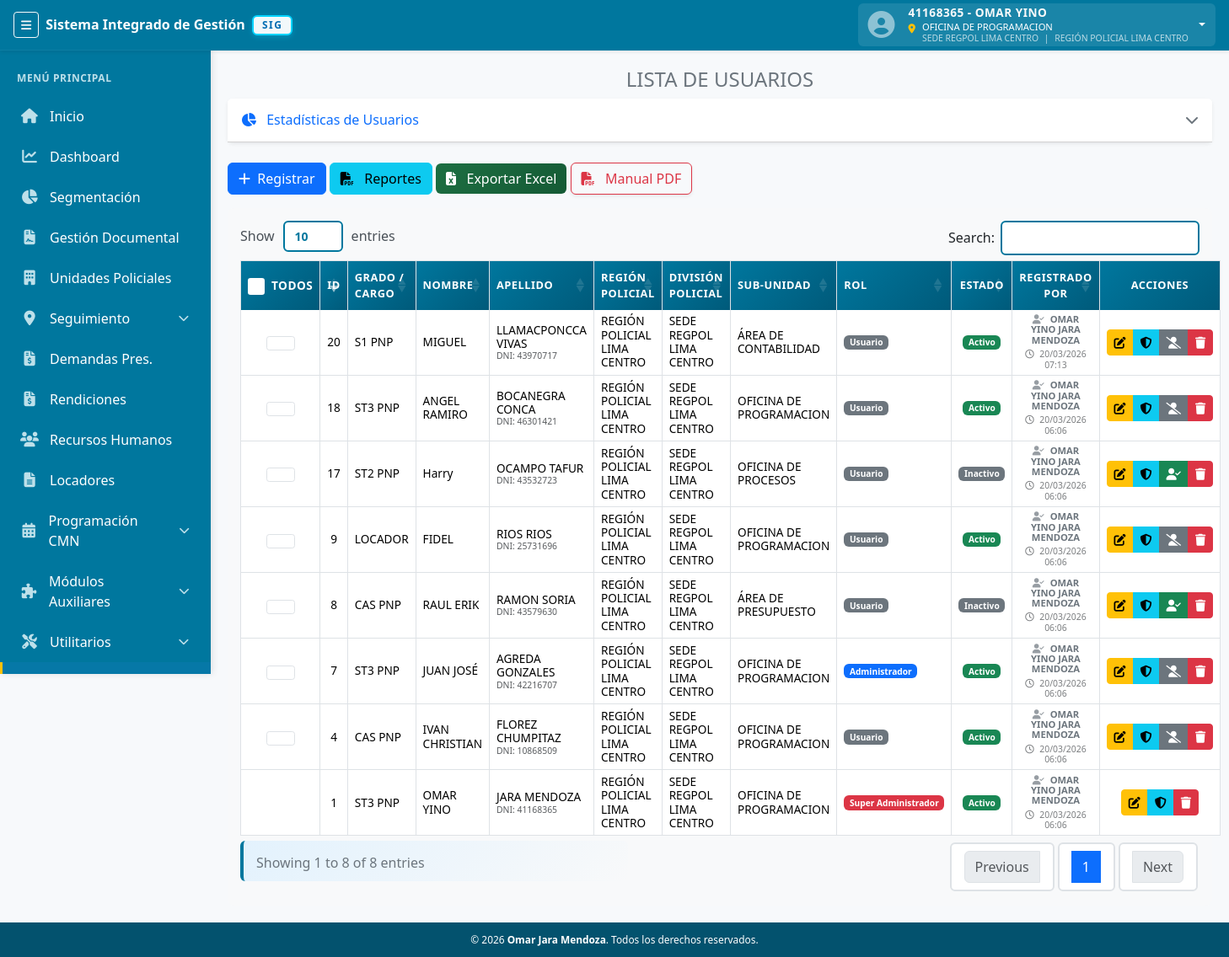
Page /vista/usuario.php (signed in) on the committed database.
### tables this page shows
CREATE TABLE `modulos` (
  `id` int(11) NOT NULL,
  `nombre` varchar(100) NOT NULL COMMENT 'Nombre descriptivo del módulo',
  `slug` varchar(50) NOT NULL COMMENT 'Identificador único (snake_case)',
  `icono` varchar(50) DEFAULT 'fa-cube' COMMENT 'Icono FontAwesome',
  `enlace` varchar(255) DEFAULT '#',
  `categoria` varchar(50) DEFAULT 'OTROS',
  `color` varchar(20) DEFAULT '#00779e' COMMENT 'Color del módulo',
  `orden` int(11) DEFAULT 0 COMMENT 'Orden de visualización',
  `es_restringido` tinyint(1) DEFAULT 0 COMMENT '1 = Solo Admin/SuperAdmin (Configuración, Bitácoras)',
  `descripcion` text DEFAULT NULL COMMENT 'Descripción del módulo',
  `activo` tinyint(1) DEFAULT 1 COMMENT 'Estado del módulo',
  `created_at` timestamp NULL DEFAULT current_timestamp(),
  `updated_at` timestamp NULL DEFAULT current_timestamp() ON UPDATE current_timestamp()
);

CREATE TABLE `usuario` (
  `id_usuario` int(11) NOT NULL,
  `nombre` varchar(100) DEFAULT NULL,
  `apellido` varchar(100) DEFAULT NULL,
  `grado` varchar(50) DEFAULT NULL,
  `id_grado` int(11) DEFAULT NULL,
  `tipo_documento` varchar(50) DEFAULT NULL,
  `dni` varchar(20) DEFAULT NULL,
  `correo` varchar(100) DEFAULT NULL,
  `usuario` varchar(100) NOT NULL,
  `password` varchar(255) NOT NULL,
  `rol` varchar(20) DEFAULT 'Usuario',
  `id_oficina` int(11) DEFAULT NULL,
  `id_subunidad` int(11) DEFAULT NULL,
  `token_password` varchar(100) DEFAULT NULL,
  `token_password_expiry` datetime DEFAULT NULL,
  `estado` varchar(20) DEFAULT 'Activo',
  `id_creador` int(11) DEFAULT NULL,
  `fecha_registro` timestamp NULL DEFAULT current_timestamp()
);

CREATE TABLE `mae_grados` (
  `id_grado` int(11) NOT NULL,
  `nombre_grado` varchar(100) NOT NULL,
  `activo` tinyint(1) DEFAULT 1,
  `created_at` timestamp NULL DEFAULT current_timestamp()
);

CREATE TABLE `regiones_policiales` (
  `id_region` int(11) NOT NULL,
  `nombre_region` varchar(100) NOT NULL,
  `codigo_region` varchar(20) DEFAULT NULL,
  `descripcion` text DEFAULT NULL,
  `estado` tinyint(1) DEFAULT 1,
  `fecha_creacion` timestamp NULL DEFAULT current_timestamp(),
  `fecha_modificacion` timestamp NULL DEFAULT current_timestamp() ON UPDATE current_timestamp(),
  `usuario_creacion` int(11) DEFAULT NULL,
  `usuario_modificacion` int(11) DEFAULT NULL
);

CREATE TABLE `divisiones_policiales` (
  `id_division` int(11) NOT NULL,
  `id_region` int(11) NOT NULL,
  `nombre_division` varchar(100) NOT NULL,
  `codigo_division` varchar(20) DEFAULT NULL,
  `descripcion` text DEFAULT NULL,
  `direccion` text DEFAULT NULL,
  `telefono` varchar(20) DEFAULT NULL,
  `email` varchar(100) DEFAULT NULL,
  `estado` tinyint(1) DEFAULT 1,
  `fecha_creacion` timestamp NULL DEFAULT current_timestamp(),
  `fecha_modificacion` timestamp NULL DEFAULT current_timestamp() ON UPDATE current_timestamp(),
  `usuario_creacion` int(11) DEFAULT NULL,
  `usuario_modificacion` int(11) DEFAULT NULL
);

CREATE TABLE `sub_unidades_policiales` (
  `id_subunidad` int(11) NOT NULL,
  `id_division` int(11) NOT NULL,
  `nombre_subunidad` varchar(150) NOT NULL,
  `tipo_unidad` varchar(50) DEFAULT 'COMISARÍA',
  `codigo_subunidad` varchar(20) DEFAULT NULL,
  `descripcion` text DEFAULT NULL,
  `direccion` text DEFAULT NULL,
  `telefono` varchar(20) DEFAULT NULL,
  `email` varchar(100) DEFAULT NULL,
  `responsable` varchar(150) DEFAULT NULL,
  `departamento` varchar(100) DEFAULT NULL,
  `provincia` varchar(100) DEFAULT NULL,
  `distrito` varchar(100) DEFAULT NULL,
  `estado` tinyint(1) DEFAULT 1,
  `fecha_creacion` timestamp NULL DEFAULT current_timestamp(),
  `fecha_modificacion` timestamp NULL DEFAULT current_timestamp() ON UPDATE current_timestamp(),
  `usuario_creacion` int(11) DEFAULT NULL,
  `usuario_modificacion` int(11) DEFAULT NULL
);

### vista/usuario.php (the view, shortened to what the rows shown need)
<?php
require_once "../modelo/PermisosModelo.php";
?>
<?php require('./layout/topbar.php'); ?>
<?php require('./layout/sidebar.php'); ?>
<div class="page-content">
    <?php
    $permisosModelo = new PermisosModelo();
    $puedeEliminar = $permisosModelo->tienePermiso($_SESSION['id'], 'USUARIOS', 'ELIMINAR');
    if ($_SESSION['rol'] === 'Super Administrador') {
        $puedeEliminar = true;
    }
    if ($_SESSION['rol'] === 'Super Administrador') {
        $sql = $conexion->query("
            SELECT u.*,
                   g.nombre_grado,
                   s.nombre_subunidad,
                   d.nombre_division,
                   r.nombre_region,
                   c.nombre as nom_creador,
                   c.apellido as ape_creador
            FROM usuario u
            LEFT JOIN mae_grados g ON u.id_grado = g.id_grado
            LEFT JOIN sub_unidades_policiales s ON u.id_subunidad = s.id_subunidad
            LEFT JOIN divisiones_policiales d ON s.id_division = d.id_division
            LEFT JOIN regiones_policiales r ON d.id_region = r.id_region
            LEFT JOIN usuario c ON u.id_creador = c.id_usuario
            ORDER BY u.id_usuario DESC
        ");
    }
    $sql->data_seek(0);
    $sql->data_seek(0);
    ?>
    <table class="table table-bordered table-hover w-100" id="example">
        <thead>
            <tr>
                <th scope="col" class="text-center">
                    <div class="d-flex align-items-center justify-content-center gap-2">
                        <input type="checkbox" id="seleccionar-todos" class="form-check-input"
                            style="cursor: pointer; width: 20px; height: 20px; border: 2px solid white;">
                        <label for="seleccionar-todos" class="mb-0 fw-bold"
                            style="cursor: pointer; font-size: 0.85rem;">
                            Todos
                        </label>
                    </div>
                </th>
                <th scope="col">ID</th>
                <th scope="col">GRADO / CARGO</th>
                <th scope="col">NOMBRE</th>
                <th scope="col">APELLIDO</th>
                <th scope="col">REGIÓN POLICIAL</th>
                <th scope="col">DIVISIÓN POLICIAL</th>
                <th scope="col">SUB-UNIDAD</th>
                <th scope="col">ROL</th>
                <th scope="col">ESTADO</th>
                <?php if ($_SESSION['rol'] === 'Super Administrador') { ?>
                    <th scope="col">REGISTRADO POR</th>
                <?php } ?>
                <th class="text-center">ACCIONES</th>
            </tr>
        </thead>
        <tbody>
            <?php
            while ($datos = $sql->fetch_object()) { ?>
                <tr>
                    <td class="text-center">
                        <?php if ($datos->rol !== 'Super Administrador') { ?>
                            <input type="checkbox" class="form-check-input checkbox-usuario" value="<?= $datos->id_usuario ?>"
                                data-nombre="<?= $datos->nombre ?> <?= $datos->apellido ?>">
                        <?php } ?>
                    </td>
                    <td><?= $datos->id_usuario ?> </td>
                    <td><?= $datos->nombre_grado ?></td>
                    <td><?= $datos->nombre ?></td>
                    <td><?= $datos->apellido ?>
                        <div class="text-muted" style="font-size: 0.65rem;">DNI: <?= $datos->dni ?></div>
                    </td>
                    <td><?= $datos->nombre_region ?? '<span class="text-muted">-</span>' ?></td>
                    <td><?= $datos->nombre_division ?? '<span class="text-muted">-</span>' ?></td>
                    <td><?= $datos->nombre_subunidad ?? '<span class="text-muted">-</span>' ?></td>
                    <td>
                        <?php
                        if ($datos->rol === 'Super Administrador') {
                            $badge = 'bg-danger';
                        } elseif ($datos->rol === 'Administrador') {
                            $badge = 'bg-primary';
                        } else {
                            $badge = 'bg-secondary';
                        }
                        ?>
                        <span class="badge <?= $badge ?>"><?= $datos->rol ?></span>
                    </td>
                    <td class="text-center">
                        <?php
                        $estado = !empty($datos->estado) ? $datos->estado : 'Activo';
                        $badgeEstado = $estado === 'Activo' ? 'bg-success' : 'bg-secondary';
                        ?>
                        <span class="badge <?= $badgeEstado ?>"
                            id="badge-estado-<?= $datos->id_usuario ?>"><?= $estado ?></span>
                    </td>
                    <?php if ($_SESSION['rol'] === 'Super Administrador') { ?>
                        <td class="small">
                            <?php if ($datos->nom_creador) { ?>
                                <div class="text-secondary fw-semibold" style="font-size: 0.7rem; line-height: 1.1;">
                                    <i class="fas fa-user-check me-1" style="opacity: 0.7;"></i> <?= $datos->nom_creador ?> <?= $datos->ape_creador ?>
                                </div>
                                <div class="text-muted mt-1" style="font-size: 0.65rem; opacity: 0.8;">
                                    <i class="far fa-clock me-1"></i> <?= date('d/m/Y H:i', strtotime($datos->fecha_registro)) ?>
                                </div>
                            <?php } else { ?>
                                <span class="text-muted italic" style="font-size: 0.7rem;">Sistema Anterior</span>
                            <?php } ?>
                        </td>
                    <?php } ?>
                    <td class="text-center" style="white-space: nowrap;">
                        <div class="btn-group" role="group" aria-label="Acciones de usuario">
                            <a href="" data-bs-toggle="modal" data-bs-target="#exampleModal<?= $datos->id_usuario ?>"
                                class="btn btn-warning btn-sm" title="Editar Usuario">
                                <i class="fa-solid fa-pen-to-square"></i>
                            </a>
                            <button type="button" class="btn btn-info btn-sm btn-permisos"
                                data-id-usuario="<?= $datos->id_usuario ?>"
                                data-nombre-usuario="<?= $datos->nombre ?> <?= $datos->apellido ?>"
                                title="Gestionar Permisos">
                                <i class="fa-solid fa-shield-halved"></i>
                            </button>
                            <?php if ($datos->rol !== 'Super Administrador') { ?>
                                <button onclick="cambiarEstado(<?= $datos->id_usuario ?>)"
                                    class="btn btn-sm <?= $estado === 'Activo' ? 'btn-secondary' : 'btn-success' ?>"
                                    id="btn-estado-<?= $datos->id_usuario ?>"
                                    title="<?= $estado === 'Activo' ? 'Desactivar' : 'Activar' ?>">
                                    <i class="fa-solid <?= $estado === 'Activo' ? 'fa-user-slash' : 'fa-user-check' ?>"></i>
                                </button>
                            <?php } ?>
                            <?php if ($puedeEliminar) { ?>
                                <a href="usuario.php?id=<?= $datos->id_usuario ?>" onclick="advertencia(event)"
                                    class="btn btn-danger btn-sm" title="Eliminar Permanentemente">
                                    <i class="fa-solid fa-trash"></i>
                                </a>
                            <?php } ?>
                        </div>
                    </td>
                </tr>
            <?php } ?>
        </tbody>
    </table>
</div>
<link href="https://cdn.jsdelivr.net/npm/select2@4.1.0-rc.0/dist/css/select2.min.css" rel="stylesheet" />
<link rel="stylesheet"
    href="https://cdn.jsdelivr.net/npm/select2-bootstrap-5-theme@1.3.0/dist/select2-bootstrap-5-theme.min.css" />
<link rel="stylesheet" href="https://cdn.datatables.net/1.13.6/css/dataTables.bootstrap5.min.css">
<?php require('./layout/footer.php'); ?>

### vista/layout/sidebar.php (shortened to what the rows shown need)
<?php
require_once __DIR__ . "/../../modelo/conexion.php";
$sqlModulos = "SELECT * FROM modulos WHERE activo = 1 ORDER BY orden ASC";
$resModulos = $conexion->query($sqlModulos);
$menuData = [
    'OPERATIVOS' => [],
    'AUXILIARES' => [],
    'UTILITARIOS' => [],
    'SISTEMA' => [],
    'OTROS' => []
];
while ($m = $resModulos->fetch_assoc()) {
    $slugFiltro = strtolower($m['slug'] ?? '');
    if (in_array($slugFiltro, ['destinos', 'ubicacion', 'ubicaciones', 'acerca']) || strpos($slugFiltro, 'acerca') !== false) continue;
    $cat = strtoupper($m['categoria'] ?? 'OTROS');
    $menuData[$cat][] = $m;
}
$current_uri = $_SERVER['REQUEST_URI'];
$base_url = (defined('BASE_URL') ? BASE_URL : '/');
?>
<aside id="sidebar" class="sidebar">
  <div class="menu">
    <?php
    if (!function_exists('isUrlActive')) {
        function isUrlActive($current_uri, $enlace) {
            $path = parse_url($current_uri, PHP_URL_PATH);
            $file = basename($path);
            $enlaceFile = basename($enlace);
            return $file === $enlaceFile;
        }
    }
    if (!function_exists('getCleanUrl')) {
        function getCleanUrl($base, $enlace) {
            $enlace = str_replace(['../', './'], '', $enlace);
            $enlace = ltrim($enlace, '/');
            return $base . $enlace;
        }
    }
    ?>
    <?php foreach ($menuData['OPERATIVOS'] as $m): ?>
      <?php if (userCan($m['slug'])): ?>
        <?php
          $isActive = isUrlActive($current_uri, $m['enlace']);
          if ($m['slug'] === 'seguimiento'):
            $isSeguimientoActive = strpos($current_uri, 'seguimiento_pac.php') !== false || strpos($current_uri, 'seguimiento_menores.php') !== false;
        ?>
          <div class="has-submenu <?= $isSeguimientoActive ? 'active' : '' ?>" id="submenu-seguimiento">
            <a href="javascript:void(0);" class="submenu-toggle">
              <i class="fa-solid <?= $m['icono'] ?>"></i> <span><?= $m['nombre'] ?></span>
              <i class="fa-solid fa-chevron-down arrow"></i>
            </a>
          </div>
        <?php elseif ($m['slug'] === 'cmn'):
            $isCmnActive = strpos($current_uri, 'cmn_listado.php') !== false ||
                           strpos($current_uri, 'cmn_identificacion.php') !== false ||
                           strpos($current_uri, 'cmn_clasificacion.php') !== false ||
                           strpos($current_uri, 'cmn_consolidacion.php') !== false;
        ?>
          <div class="has-submenu <?= $isCmnActive ? 'active' : '' ?>" id="submenu-cmn">
            <a href="javascript:void(0);" class="submenu-toggle">
              <i class="fa-solid <?= $m['icono'] ?>"></i> <span><?= $m['nombre'] ?></span>
              <i class="fa-solid fa-chevron-down arrow"></i>
            </a>
          </div>
               <?php else: ?>
          <?php
            $raw_enlace = $m['enlace'] ?? '';
            $slugVar = strtolower($m['slug'] ?? '');
            if ($slugVar === 'inicio') {
                $raw_enlace = 'vista/inicio.php';
            } elseif ($slugVar === 'dashboard') {
                $raw_enlace = 'controlador/dashboard.php';
            } elseif (empty($raw_enlace) || $raw_enlace === '#') {
                $raw_enlace = '#';
            }
            $enlace_final = getCleanUrl($base_url, $raw_enlace);
          ?>
          <a href="<?= $enlace_final ?>"
            class="<?= $isActive ? 'active-link' : '' ?>">
            <i class="fa-solid <?= $m['icono'] ?>"></i> <span><?= $m['nombre'] ?></span>
          </a>
        <?php endif; ?>
      <?php endif; ?>
    <?php endforeach; ?>
  </div>
</aside>

### rows in the picture
modulos: nombre "Inicio"
modulos: nombre "Dashboard"
modulos: nombre "Segmentación"
modulos: nombre "Gestión Documental"
modulos: nombre "Unidades Policiales"
modulos: nombre "Seguimiento"
modulos: nombre "Demandas Pres."
modulos: nombre "Rendiciones"
modulos: nombre "Recursos Humanos"
modulos: nombre "Locadores"
modulos: nombre "Programación CMN"
usuario: id_usuario "20", id_grado.nombre_grado "S1 PNP", nombre "MIGUEL", apellido "LLAMACPONCCA VIVAS", dni "43970717", regiones_policiales.nombre_region "REGIÓN POLICIAL LIMA CENTRO", divisiones_policiales.nombre_division "SEDE REGPOL LIMA CENTRO", id_subunidad.nombre_subunidad "ÁREA DE CONTABILIDAD", rol "Usuario", estado "Activo", usuario.nombre "OMAR YINO", usuario.apellido "JARA MENDOZA", fecha_registro "20/03/2026 07:13"
usuario: id_usuario "18", id_grado.nombre_grado "ST3 PNP", nombre "ANGEL RAMIRO", apellido "BOCANEGRA CONCA", dni "46301421", regiones_policiales.nombre_region "REGIÓN POLICIAL LIMA CENTRO", divisiones_policiales.nombre_division "SEDE REGPOL LIMA CENTRO", id_subunidad.nombre_subunidad "OFICINA DE PROGRAMACION", rol "Usuario", estado "Activo", usuario.nombre "OMAR YINO", usuario.apellido "JARA MENDOZA", fecha_registro "20/03/2026 06:06"
usuario: id_usuario "17", id_grado.nombre_grado "ST2 PNP", nombre "Harry", apellido "OCAMPO TAFUR", dni "43532723", regiones_policiales.nombre_region "REGIÓN POLICIAL LIMA CENTRO", divisiones_policiales.nombre_division "SEDE REGPOL LIMA CENTRO", id_subunidad.nombre_subunidad "OFICINA DE PROCESOS", rol "Usuario", estado "Inactivo", usuario.nombre "OMAR YINO", usuario.apellido "JARA MENDOZA", fecha_registro "20/03/2026 06:06"
usuario: id_usuario "9", id_grado.nombre_grado "LOCADOR", nombre "FIDEL", apellido "RIOS RIOS", dni "25731696", regiones_policiales.nombre_region "REGIÓN POLICIAL LIMA CENTRO", divisiones_policiales.nombre_division "SEDE REGPOL LIMA CENTRO", id_subunidad.nombre_subunidad "OFICINA DE PROGRAMACION", rol "Usuario", estado "Activo", usuario.nombre "OMAR YINO", usuario.apellido "JARA MENDOZA", fecha_registro "20/03/2026 06:06"
usuario: id_usuario "8", id_grado.nombre_grado "CAS PNP", nombre "RAUL ERIK", apellido "RAMON SORIA", dni "43579630", regiones_policiales.nombre_region "REGIÓN POLICIAL LIMA CENTRO", divisiones_policiales.nombre_division "SEDE REGPOL LIMA CENTRO", id_subunidad.nombre_subunidad "ÁREA DE PRESUPUESTO", rol "Usuario", estado "Inactivo", usuario.nombre "OMAR YINO", usuario.apellido "JARA MENDOZA", fecha_registro "20/03/2026 06:06"
usuario: id_usuario "7", id_grado.nombre_grado "ST3 PNP", nombre "JUAN JOSÉ", apellido "AGREDA GONZALES", dni "42216707", regiones_policiales.nombre_region "REGIÓN POLICIAL LIMA CENTRO", divisiones_policiales.nombre_division "SEDE REGPOL LIMA CENTRO", id_subunidad.nombre_subunidad "OFICINA DE PROGRAMACION", rol "Administrador", estado "Activo", usuario.nombre "OMAR YINO", usuario.apellido "JARA MENDOZA", fecha_registro "20/03/2026 06:06"
usuario: id_usuario "4", id_grado.nombre_grado "CAS PNP", nombre "IVAN CHRISTIAN", apellido "FLOREZ CHUMPITAZ", dni "10868509", regiones_policiales.nombre_region "REGIÓN POLICIAL LIMA CENTRO", divisiones_policiales.nombre_division "SEDE REGPOL LIMA CENTRO", id_subunidad.nombre_subunidad "OFICINA DE PROGRAMACION", rol "Usuario", estado "Activo", usuario.nombre "OMAR YINO", usuario.apellido "JARA MENDOZA", fecha_registro "20/03/2026 06:06"
usuario: id_usuario "1", id_grado.nombre_grado "ST3 PNP", nombre "OMAR YINO", apellido "JARA MENDOZA", dni "41168365", regiones_policiales.nombre_region "REGIÓN POLICIAL LIMA CENTRO", divisiones_policiales.nombre_division "SEDE REGPOL LIMA CENTRO", id_subunidad.nombre_subunidad "OFICINA DE PROGRAMACION", rol "Super Administrador", estado "Activo", fecha_registro "20/03/2026 06:06"

### other values in the picture
$_SESSION["dni"] "41168365"
$_SESSION["nombre"] "OMAR YINO"
$subunidad "OFICINA DE PROGRAMACION"
$division "SEDE REGPOL LIMA CENTRO"
$region "REGIÓN POLICIAL LIMA CENTRO"
